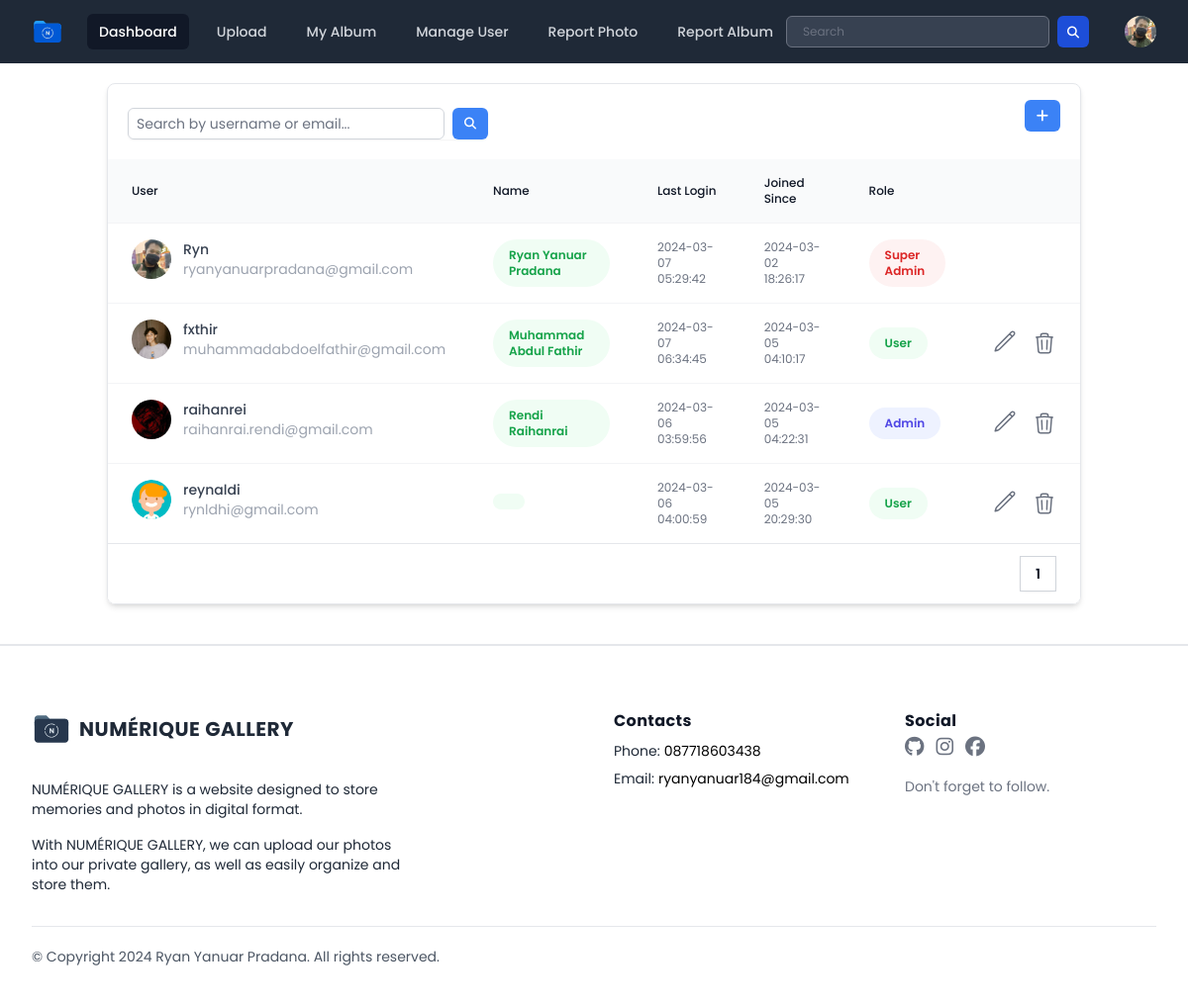
The page /public/page/admin/manage-user.php (signed in) on the database as committed earlier.
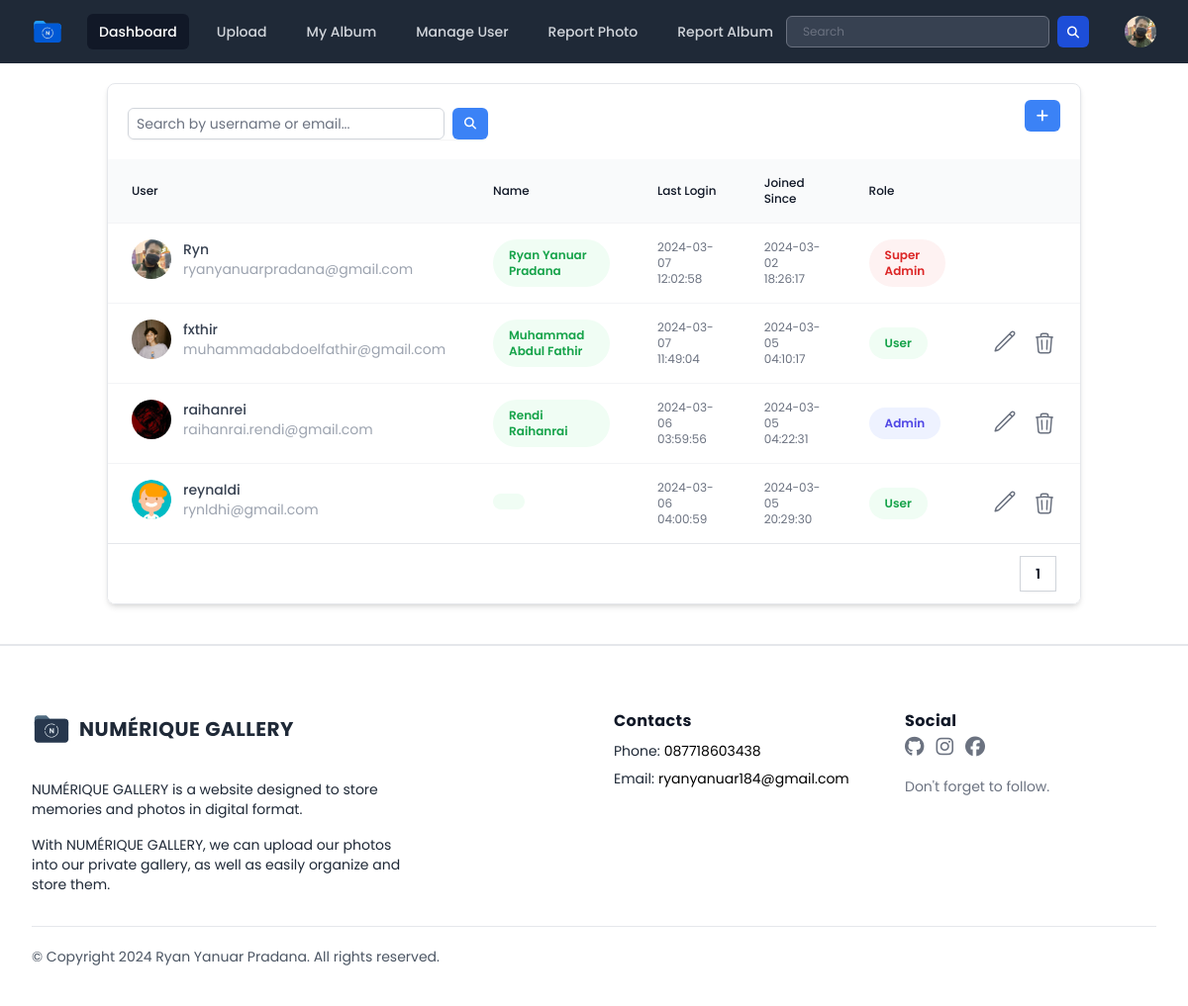
The same page on the database as committed later.
### tables this page shows
CREATE TABLE `users` (
  `userID` int(11) NOT NULL,
  `name` varchar(255) DEFAULT NULL,
  `username` varchar(50) NOT NULL,
  `password` varchar(255) NOT NULL,
  `email` varchar(100) NOT NULL,
  `access_level` varchar(50) DEFAULT 'user',
  `last_login` datetime DEFAULT NULL,
  `createdAt` timestamp NOT NULL DEFAULT current_timestamp(),
  `profile_photo` varchar(255) DEFAULT 'default_profile.svg'
);

### public/page/admin/manage-user.php (the view, shortened to what the changed rows need)
<?php
include "../../../database/koneksi.php";
$username = $_SESSION["username"];
$query = "SELECT * FROM users WHERE username = '$username'";
$result = mysqli_query($conn, $query);
if ($result && mysqli_num_rows($result) > 0) {
    $row = mysqli_fetch_assoc($result);
    $profile_photo = $row['profile_photo'];
} else {
    echo "Error: " . mysqli_error($conn);
    exit();
}
$rowsPerPage = 5;
$current_page = isset($_GET['page']) ? $_GET['page'] : 1;
$offset = ($current_page - 1) * $rowsPerPage;
?>
<!DOCTYPE html>
<html lang="en">
<head>
    <link rel="stylesheet" href="../../css/output.css">
    <link rel="stylesheet" href="../../css/style.css">
    <link rel="stylesheet" href="../../css/all.min.css">
    <link rel="stylesheet" href="../../css/fontawesome.min.css">
</head>
<body class="h-screen overflow-x-hidden font-poppins">
    <div x-data="{ open: false, profileMenuOpen: false }">
        <nav class="bg-gray-800">
            <div class="mx-auto max-w-7xl px-2 sm:px-6 lg:px-8">
                <div class="relative flex h-16 items-center justify-between">
                    <div class="flex items-center">
                        <div class="absolute inset-y-0 right-0 flex items-center pr-2 sm:static sm:inset-auto sm:ml-6 sm:pr-0">
                            <div class="relative ml-3">
                                <div>
                                    <button @click="profileMenuOpen = !profileMenuOpen" type="button" class="relative flex rounded-full bg-gray-800 text-sm focus:outline-none focus:ring-2 focus:ring-white focus:ring-offset-2 focus:ring-offset-gray-800" id="user-menu-button" aria-expanded="false" aria-haspopup="true">
                                        <span class="absolute -inset-1.5"></span>
                                        <img class="h-8 w-8 rounded-full" src="../../../database/uploads/<?= $profile_photo ?>" alt="<?= $row['username'] ?> profile photo">
                                    </button>
                                </div>
                            </div>
                        </div>
                    </div>
                </div>
            </div>
        </nav>
    </div>
    <div class="container mx-auto ">
        <div class="overflow-hidden rounded-lg border border-gray-200 shadow-md m-5">
            <div class="overflow-x-auto">
                <table class="w-full border-collapse bg-white text-left text-xs text-gray-500">
                    <thead class="bg-gray-50">
                        <tr>
                            <th scope="col" class="px-6 py-4 font-medium text-gray-900">User</th>
                            <th scope="col" class="px-6 py-4 font-medium text-gray-900">Name</th>
                            <th scope="col" class="px-6 py-4 font-medium text-gray-900">Last Login</th>
                            <th scope="col" class="px-6 py-4 font-medium text-gray-900">Joined Since</th>
                            <th scope="col" class="px-6 py-4 font-medium text-gray-900">Role</th>
                            <th scope="col" class="px-6 py-4 font-medium text-gray-900"></th>
                        </tr>
                    </thead>
                    <tbody class="divide-y divide-gray-100 border-t border-gray-100">
                        <?php
                        $queryUser = "SELECT * FROM users LIMIT $rowsPerPage OFFSET $offset";
                        $resultUser = mysqli_query($conn, $queryUser);
                        if ($resultUser && mysqli_num_rows($resultUser) > 0) {
                            while ($row = mysqli_fetch_assoc($resultUser)) {
                                $profile_photo_User = $row['profile_photo'];
                                $usernameUser = $row['username'];
                                $iduser = $row['userID'];
                                $email = $row['email'];
                                $name = $row['name'];
                                $role = $row['access_level'];
                                $createdAt = $row['createdAt'];
                                $lastLogin = $row['last_login'];
                        ?>
                                <tr class="hover:bg-gray-50">
                                    <th class="flex gap-3 px-6 py-4 font-normal text-gray-900">
                                        <div class="relative h-10 w-10">
                                            <img class="h-full w-full rounded-full object-cover object-center" src="../../../database/uploads/<?= $profile_photo_User ?>" alt="" />
                                        </div>
                                        <div class="text-sm">
                                            <div class="font-medium text-gray-700"><?= $usernameUser ?></div>
                                            <div class="text-gray-400"><?= $email ?></div>
                                        </div>
                                    </th>
                                    <td class="px-6 py-4">
                                        <span class="inline-flex items-center w-auto gap-1 rounded-full bg-green-50 px-4 py-2 text-xs font-semibold text-green-600">
                                            <?= $name ?>
                                        </span>
                                    </td>
                                    <td class="px-6 py-4"><?= $lastLogin ?></td>
                                    <td class="px-6 py-4"><?= $createdAt ?></td>
                                    <td class="px-6 py-4">
                                        <div class="flex gap-2">
                                            <?php if ($role === 'admin') : ?>
                                                <span class="inline-flex items-center gap-1 rounded-full bg-indigo-50 px-4 py-2 text-xs font-semibold text-indigo-600">
                                                    Admin
                                                </span>
                                            <?php elseif ($role === 'user') : ?>
                                                <span class="inline-flex items-center gap-1 rounded-full bg-green-50 px-4 py-2 text-xs font-semibold text-green-600">
                                                    User
                                                </span>
                                            <?php elseif ($role === "super_admin") : ?>
                                                <span class="inline-flex items-center gap-1 rounded-full bg-red-50 px-4 py-2 text-xs font-semibold text-red-600">
                                                    Super Admin
                                                </span>
                                            <?php endif; ?>
                                        </div>
                                    </td>
                                    <td class="px-6 py-4">
                                        <div class="flex justify-end gap-4">
                                            <?php if ($role === 'admin' || $role === 'user') : ?>
                                                <form action="manage-user.php" method="get">
                                                    <button type="submit" name="userID" onclick="togglePopup()" value="<?= $iduser ?>" class="hover:text-sky-600" x-data="{ tooltip: 'Edit' }">
                                                    </button>
                                                </form>
                                                <?php
                                                $usernameSession = $_SESSION['username'];
                                                ?>
                                                <?php if ($usernameSession === $usernameUser) : ?>
                                                    <div></div>
                                                <?php else : ?>
                                                    <button onclick="toggleUserPopup()" id="deleteUserButton" class="hover:text-red-600" onclick="return confirm('Are you sure you want to delete this album? This action cannot be undone.')">
                                                    </button>
                                                <?php endif; ?>
                                            <?php elseif ($role === 'super_admin') : ?>
                                                <div></div>
                                            <?php endif; ?>
                                        </div>
                                    </td>
                                </tr>
                            <?php
                            }
                        } else {
                            ?>
                            <tr>
                                <td colspan="5" class="text-center py-4">No users found.</td>
                            </tr>
                        <?php
                        }
                        ?>
                    </tbody>
                </table>
            </div>
        </div>
    </div>
</body>
</html>

Rows that differ between the two databases and show on the page:
changed users "Ryn": last_login "2024-03-07 05:29:42" → "2024-03-07 12:02:58"
changed users "fxthir": last_login "2024-03-07 06:34:45" → "2024-03-07 11:49:04"
